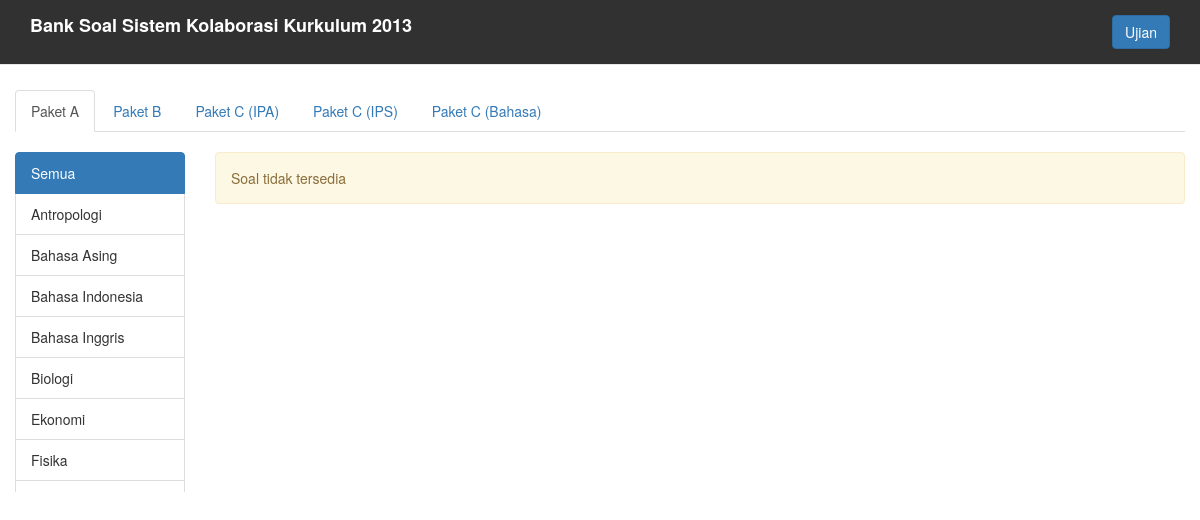
The page / on the database its author committed.
### tables this page shows
CREATE TABLE IF NOT EXISTS `paket` (
  `id_paket` int(1) NOT NULL AUTO_INCREMENT,
  `paket` varchar(15) NOT NULL,
  PRIMARY KEY (`id_paket`)
);

CREATE TABLE IF NOT EXISTS `mata_pelajaran` (
  `id_pelajaran` int(4) NOT NULL AUTO_INCREMENT,
  `mata_pelajaran` varchar(75) NOT NULL,
  PRIMARY KEY (`id_pelajaran`)
);

### index.php (called while the page is built)
<?php
	require "halaman.php";
?>

### halaman.php (the view, shortened to what this page needs)
<!DOCTYPE html PUBLIC "-//W3C//DTD XHTML 1.0 Transitional//EN" "http://www.w3.org/TR/xhtml1/DTD/xhtml1-transitional.dtd">
<html xmlns="http://www.w3.org/1999/xhtml">
<head>
<link rel="stylesheet" type="text/css" href="css/bootstrap.css" />
<link rel="stylesheet" type="text/css" href="css/jquery-ui-1.10.4.custom.css" />
<link rel="stylesheet" type="text/css" href="css/style-halaman.css" />
</head>
<body>
	<nav id="theme-header" class="navbar navbar-default navbar-fixed-top" role="navigation">
    	<div class="container">
        	<div class="navbar-header">
                <?php
					if(isset($_SESSION['id_siswa']) && isset($_SESSION['paket'])){
						$siswa=mysql_fetch_array(mysql_query("SELECT * FROM siswa WHERE id_siswa='$_SESSION[id_siswa]'"));
						echo "<a class=\"navbar-brand\" style=\"color:#FFF\" href=\"#\">".ucwords($siswa['nama'])."</a>";
					}
					else{
						echo "<a class=\"navbar-brand\" style=\"color:#FFF\" href=\"#\">Bank Soal Sistem Kolaborasi Kurkulum 2013</a>";
					}
				?>
            </div>
            <div style="position:absolute; left:50%">
            	<ul class="nav navbar-nav">
                	<li><a href="#" id="waktu-sisa"></a> <img id="loading" src="img/loading.gif" id="loading" style="display:none" /></li>
                </ul>
            </div>
            <div id="navbar" class="navbar-collapse collapse">
            	<ul class="nav navbar-nav navbar-right">
                	<?php
						if(isset($_SESSION['id_siswa']) && isset($_SESSION['paket']) && empty($_SESSION['untuk'])){
							echo "<li><a><span id=\"keluar-btn\" class=\"btn btn-danger\">Keluar</span></a></li>";
						}
						else if(isset($_SESSION['untuk'])){
							echo "<li><a><span id=\"selesai-btn\" data-toggle=\"modal\" data-target=\"#dialog-selesai\" class=\"btn btn-primary\">Selesai</span></a></li>";
						}
						else{
					?>
            		<li id="ujian-btn" ><a><span class="btn btn-primary">Ujian</span></a></li>
                    <?php
						}
					?>
          		</ul>
            </div>
        </div>
    </nav>
<div class="container-fluid">
	<?php
		if(isset($_SESSION['untuk'])){
			echo "<div id=\"soal-ulangan\"></div>
			<div id=\"tempat-nomor-soal\" class=\"nomer-soal\"></div>
			<div class=\"modal fade\" id=\"dialog-selesai\" role=\"dialog\">
				<div class=\"modal-dialog\">
	    			<div class=\"modal-content\">
	  	  				<div class=\"modal-header\">
	          				<button type=\"button\" class=\"close\" data-dismiss=\"modal\">&times;</button>
	          					<h4 class=\"modal-title\">Selesai</h4>
          					</div>
          				<div class=\"modal-body\">
          					<div class=\"container-fluid\">
            				Selesai Mengerjakan ?
            				</div>
          				</div>
          				<div class=\"modal-footer\">
          					<a href=\"./nilai.php\" class=\"btn btn-primary\" id=\"btn-tambah-paket\">Selesai</a>
          				</div>
					</div>
				</div>
			</div>
			";
		}
		else{
	?>
	<ul class="nav nav-tabs">
    	<?php
			$querypaket=mysql_query("SELECT id_paket, paket FROM paket ORDER BY id_paket ASC");
			$aktif="class=\"active\"";
			while($paket=mysql_fetch_array($querypaket)){
				echo "<li $aktif ><a data-toggle=\"tab\" href=\"#paket-$paket[0]\">Paket $paket[1]</a></li>";
				$aktif="";
			}
		?>
    </ul>
    <div class="tab-content">
    	<?php
			$queryp=mysql_query("SELECT id_paket, paket FROM paket ORDER BY id_paket ASC");
			$aktif="active";
			while($p=mysql_fetch_array($queryp)){
				echo "<div id=\"paket-$p[0]\" class=\"tab-pane fade in $aktif \">
					<div class=\"row\" style=\"margin-top:20px\">
						<div class=\"col-lg-2 col-md-3 col-sm-4 col-xs-5 pre-scrollable\">
							<ul class=\"list-group\">
								<li class=\"list-group-item list-item-$p[0] active\" id=\"matapelajaran-semua-$p[0]\" style=\"cursor:pointer\">Semua</li>
				";
				$querymp=mysql_query("SELECT id_pelajaran, mata_pelajaran FROM mata_pelajaran ORDER by mata_pelajaran ASC");
				while($mp=mysql_fetch_array($querymp)){
					echo "<li class=\"list-group-item list-item-$p[0]\" id=\"matapelajaran-$mp[0]-$p[0]\" style=\"cursor:pointer\">$mp[1]</li>";
				}
				echo "
							</ul>
						</div>
						<div class=\"col-lg-10 col-md-9 col-sm-8\" id=\"tempat-listpelajaran-$p[0]\">
				";
				$querysoal=mysql_query("SELECT sp.id_soal_pelajaran, mp.mata_pelajaran, sp.tgl_input FROM soal_pelajaran as sp, paket_pelajaran as pp, mata_pelajaran as mp WHERE sp.id_paket_pelajaran=pp.id_paket_pelajaran AND pp.id_pelajaran=mp.id_pelajaran AND pp.id_paket='$p[0]' AND sp.untuk='latihan' ORDER BY sp.tgl_input DESC");
				$banyaksoal=mysql_num_rows($querysoal);
				if($banyaksoal>0){
					echo "<div class=\"row\">";
					while($soal=mysql_fetch_array($querysoal)){
						$banyks=mysql_num_rows(mysql_query("SELECT * FROM soal WHERE id_soal_pelajaran='$soal[0]'"));
						echo "<div class=\"col-lg-1 col-md-2 col-sm-2 col-xs-2 text-center navbar-text list-soalpelajaran\" style=\"margin-bottom:20px; cursor:pointer\" id=\"soal-$soal[0]-$banyks\">
							<img src=\"img/soal.jpg\" class=\"img img-responsive\" /><span style='font-size:12px'>".date("d/m/Y", strtotime($soal[2]))."<br/>".ucwords($soal[1])."</span>
						</div>
						";
					}
					echo "</div>";
				}
				else{
					echo "<div class=\"alert alert-warning\">Soal tidak tersedia</div>";
				}
				echo "
						</div>
					</div>
				</div>
				";
				$aktif="";
			}
		?>
    </div>
    <?php
		}
	?>
</div>
</body>
</html>

### css/style-halaman.css (style rules this page uses)
body { padding-top:90px; }
#theme-header { background-color:#313131; color:#FFF !important; font-weight:bold; }
#waktu-sisa { font-size:24px; color:#fff; }

### rows shown on the page
paket: paket "A"
paket: paket "B"
paket: paket "C (IPA)"
paket: paket "C (IPS)"
paket: paket "C (Bahasa)"
mata_pelajaran: mata_pelajaran "Antropologi"
mata_pelajaran: mata_pelajaran "Bahasa Asing"
mata_pelajaran: mata_pelajaran "Bahasa Indonesia"
mata_pelajaran: mata_pelajaran "Bahasa Inggris"
mata_pelajaran: mata_pelajaran "Biologi"
mata_pelajaran: mata_pelajaran "Ekonomi"
mata_pelajaran: mata_pelajaran "Fisika"
